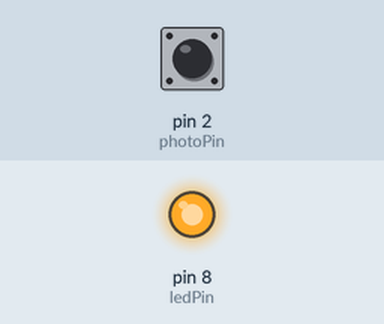
This sketch was run on a simulated Arduino Uno, built with avr-gcc and run on an emulated ATmega328P. Shown: output pins drawn as LEDs (lit = HIGH). The inputs (shaded band) are chosen by the test bench; at power-on: pin 2 (photoPin) HIGH. What the sketch prints to the serial monitor is not drawn.

Above: at 1.2 s.
1.3 s: pin 2 (photoPin) pulled LOW for 0.15 s
4.4 s: pin 2 (photoPin) pulsed LOW 5 times (0.12 s each, 0.3 s apart)
8.9 s: pin 2 (photoPin) pulled LOW for 3.2 s
15.1 s: pin 2 (photoPin) driven LOW
Timing chart, 0 to 18.1 s (numbered marks = the images above; inputs shaded):
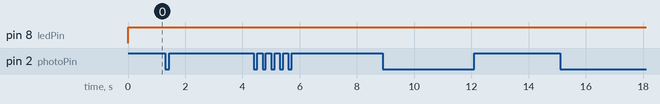

The sketch:

PhotointerrupterLED_1.ino
```cpp
// Photointerrupter Code 1 (Loop)
// Georgia Wyatt
/* Uses a basic loop to read a photointerrupter which, when activated, causes an LED to turn on*/
int photoPin = 2;
int ledPin = 8;
int photoState = 0; //Sets photoState variable


void setup(){
Serial.begin(9600);
pinMode(photoPin, INPUT_PULLUP);
pinMode (ledPin, OUTPUT);


}

void loop() {


photoState = digitalRead(photoPin); //photoState works the same as a buttonState variable, except reading photointerrupter

  	  if (photoState == HIGH) { //When photointerrupter activated, LED on
  	  	digitalWrite(ledPin, HIGH);
  	  	Serial.println("On!"); //serial monitor to check in case of issue w/ wiring
  	  }


  	  if(photoState == LOW) { //When photointerrupter clear, LED off
  	   digitalWrite(ledPin, HIGH);
  	   Serial.println("Off!");

  	  }


}
```
